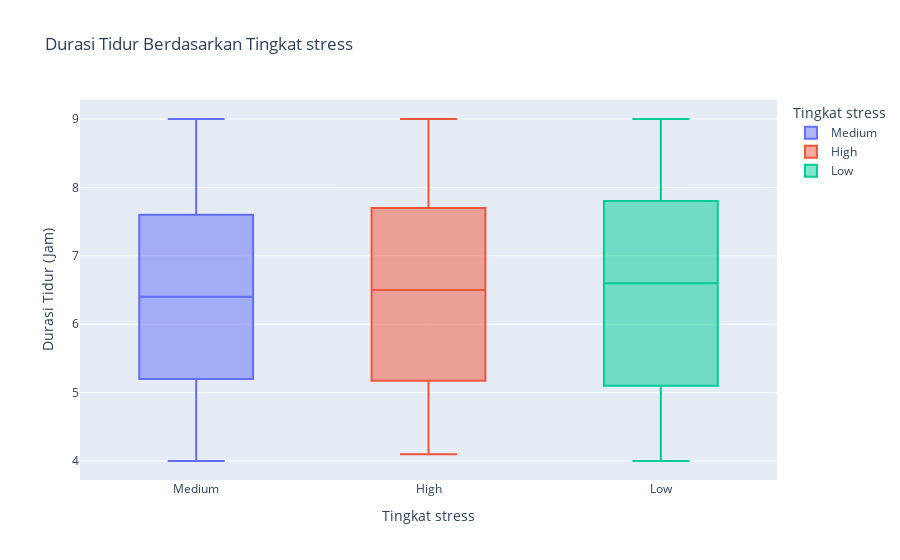

The code cell stored with this chart in its notebook:
### Markdown cell above
#### Durasi Tidur Berdasarkan Tingkat Stres

#### 📊 Box Plot

---

##### **Temuan Utama:**

Berdasarkan visualisasi **box plot**, terlihat bahwa **tingkat stres berpengaruh terhadap durasi jam tidur siswa**. Rata-rata Durasi tidur pada setiap kategori tingkat stres dapat dijelaskan sebagai berikut:

- **Stres Rendah:**
  - Q1 : 5,1 jam
  - Q2 : 6,6 jam
  - Q3 : 7,8 jam

- **Stres Sedang:**
  - Q1: 5,2 jam
  - Q2: 6,4 jam
  - Q3: 7,6 jam

- **Stres Tinggi:**
  - Q1: 5,15 jam
  - Q2: 6,5 jam
  - Q3: 7,7 jam

---

##### **Implikasi:**

- Data menunjukkan bahwa **tingkat stres memengaruhi pola tidur siswa**.
- **Siswa dengan tingkat stres rendah** cenderung tidur lebih lama — sekitar **10% lebih banyak** dibandingkan dengan siswa yang mengalami stres tinggi.
- Menariknya, **siswa dengan tingkat stres sedang justru memiliki durasi tidur yang lebih pendek** dibandingkan baik kelompok stres rendah maupun stres tinggi.
- Hal ini bisa mengindikasikan bahwa pada tingkat stres sedang, siswa mungkin mengalami **gangguan tidur yang tidak stabil**, seperti sulit tidur meskipun tidak dalam tekanan ekstrem.

---

> 💡 **Kesimpulan**: Terdapat hubungan yang signifikan antara tingkat stres dan durasi tidur. Upaya peningkatan manajemen stres dapat berdampak positif terhadap kualitas tidur siswa.

### Code cell
# Menggunakan Plotly Express (Box Plot untuk distribusi)
fig_gender_sleep = px.box(
    df,
    x='Stress Level',
    y='Sleep Duration (hrs)',
    title='Durasi Tidur Berdasarkan Tingkat stress',
    labels={'Stress Level': 'Tingkat stress', 'Sleep Duration (hrs)': 'Durasi Tidur (Jam)'},
    color='Stress Level'
)
fig_gender_sleep.show()

### Figure 1 — Plotly figure (JSON) as saved in the notebook; plotly's stock layout.template omitted (floating-point values rounded to 4 significant figures; data arrays with more than 128 entries replaced by an {"elided": "..."} marker saying what was removed)
{"data": [{"alignmentgroup": "True", "hovertemplate": "Tingkat stress=%{x}<br>Durasi Tidur (Jam)=%{y}<extra></extra>", "legendgroup": "Medium", "marker": {"color": "#636efa"}, "name": "Medium", "notched": false, "offsetgroup": "Medium", "orientation": "v", "showlegend": true, "type": "box", "x": {"elided": "492 str values"}, "x0": " ", "xaxis": "x", "y": {"elided": "492 float values"}, "y0": " ", "yaxis": "y"}, {"alignmentgroup": "True", "hovertemplate": "Tingkat stress=%{x}<br>Durasi Tidur (Jam)=%{y}<extra></extra>", "legendgroup": "High", "marker": {"color": "#EF553B"}, "name": "High", "notched": false, "offsetgroup": "High", "orientation": "v", "showlegend": true, "type": "box", "x": {"elided": "181 str values"}, "x0": " ", "xaxis": "x", "y": {"elided": "181 float values"}, "y0": " ", "yaxis": "y"}, {"alignmentgroup": "True", "hovertemplate": "Tingkat stress=%{x}<br>Durasi Tidur (Jam)=%{y}<extra></extra>", "legendgroup": "Low", "marker": {"color": "#00cc96"}, "name": "Low", "notched": false, "offsetgroup": "Low", "orientation": "v", "showlegend": true, "type": "box", "x": {"elided": "327 str values"}, "x0": " ", "xaxis": "x", "y": {"elided": "327 float values"}, "y0": " ", "yaxis": "y"}], "layout": {"boxmode": "overlay", "legend": {"title": {"text": "Tingkat stress"}, "tracegroupgap": 0}, "title": {"text": "Durasi Tidur Berdasarkan Tingkat stress"}, "xaxis": {"anchor": "y", "categoryarray": ["Medium", "High", "Low"], "categoryorder": "array", "domain": [0, 1], "title": {"text": "Tingkat stress"}}, "yaxis": {"anchor": "x", "domain": [0, 1], "title": {"text": "Durasi Tidur (Jam)"}}}}
